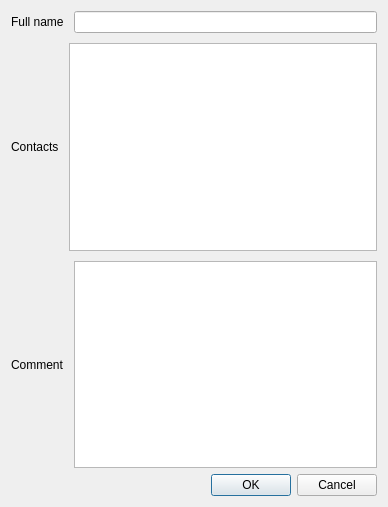
<?xml version="1.0" encoding="UTF-8"?>
<ui version="4.0">
 <class>clientRegistrationForm</class>
 <widget class="QDialog" name="clientRegistrationForm">
  <property name="geometry">
   <rect>
    <x>0</x>
    <y>0</y>
    <width>388</width>
    <height>507</height>
   </rect>
  </property>
  <property name="minimumSize">
   <size>
    <width>0</width>
    <height>507</height>
   </size>
  </property>
  <property name="windowTitle">
   <string>Dialog</string>
  </property>
  <layout class="QVBoxLayout" name="verticalLayout_2">
   <item>
    <layout class="QVBoxLayout" name="verticalLayout">
     <property name="spacing">
      <number>10</number>
     </property>
     <item>
      <layout class="QHBoxLayout" name="horizontalLayout">
       <item>
        <widget class="QLabel" name="fullnameLabel">
         <property name="text">
          <string>Full name</string>
         </property>
        </widget>
       </item>
       <item>
        <widget class="QLineEdit" name="fullnameInput"/>
       </item>
      </layout>
     </item>
     <item>
      <layout class="QHBoxLayout" name="horizontalLayout_3">
       <item>
        <widget class="QLabel" name="contactsLabel">
         <property name="text">
          <string>Contacts</string>
         </property>
        </widget>
       </item>
       <item>
        <widget class="QPlainTextEdit" name="contactsInput"/>
       </item>
      </layout>
     </item>
     <item>
      <layout class="QHBoxLayout" name="horizontalLayout_2">
       <item>
        <widget class="QLabel" name="commentLabel">
         <property name="text">
          <string>Comment</string>
         </property>
        </widget>
       </item>
       <item>
        <widget class="QPlainTextEdit" name="commentInput"/>
       </item>
      </layout>
     </item>
    </layout>
   </item>
   <item>
    <widget class="QDialogButtonBox" name="buttonBox">
     <property name="orientation">
      <enum>Qt::Orientation::Horizontal</enum>
     </property>
     <property name="standardButtons">
      <set>QDialogButtonBox::StandardButton::Cancel|QDialogButtonBox::StandardButton::Ok</set>
     </property>
    </widget>
   </item>
  </layout>
 </widget>
 <resources/>
 <connections>
  <connection>
   <sender>buttonBox</sender>
   <signal>accepted()</signal>
   <receiver>clientRegistrationForm</receiver>
   <slot>accept()</slot>
   <hints>
    <hint type="sourcelabel">
     <x>248</x>
     <y>254</y>
    </hint>
    <hint type="destinationlabel">
     <x>157</x>
     <y>274</y>
    </hint>
   </hints>
  </connection>
  <connection>
   <sender>buttonBox</sender>
   <signal>rejected()</signal>
   <receiver>clientRegistrationForm</receiver>
   <slot>reject()</slot>
   <hints>
    <hint type="sourcelabel">
     <x>316</x>
     <y>260</y>
    </hint>
    <hint type="destinationlabel">
     <x>286</x>
     <y>274</y>
    </hint>
   </hints>
  </connection>
 </connections>
</ui>
